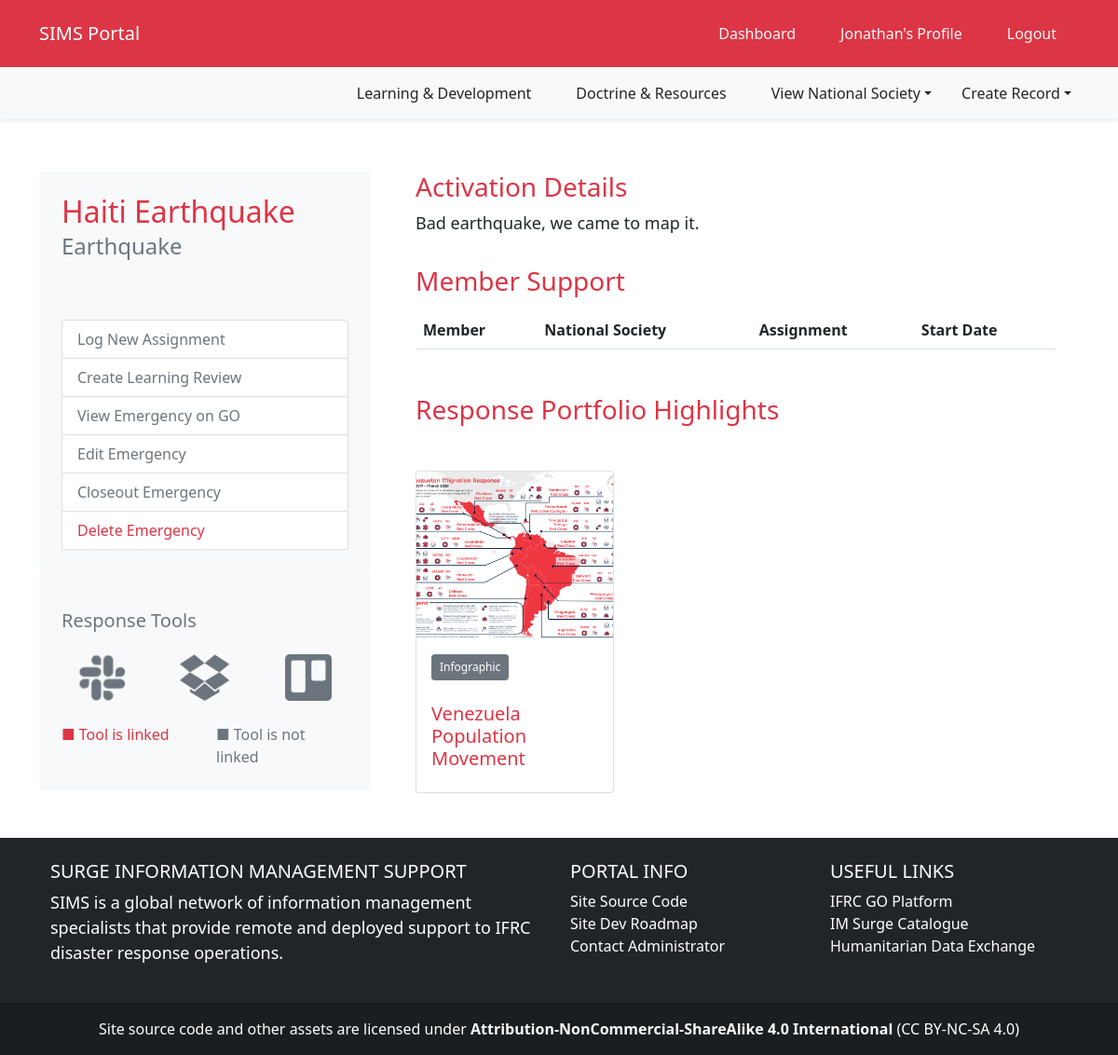
/emergency/3 (signed in), run on an earlier commit of the app's database.
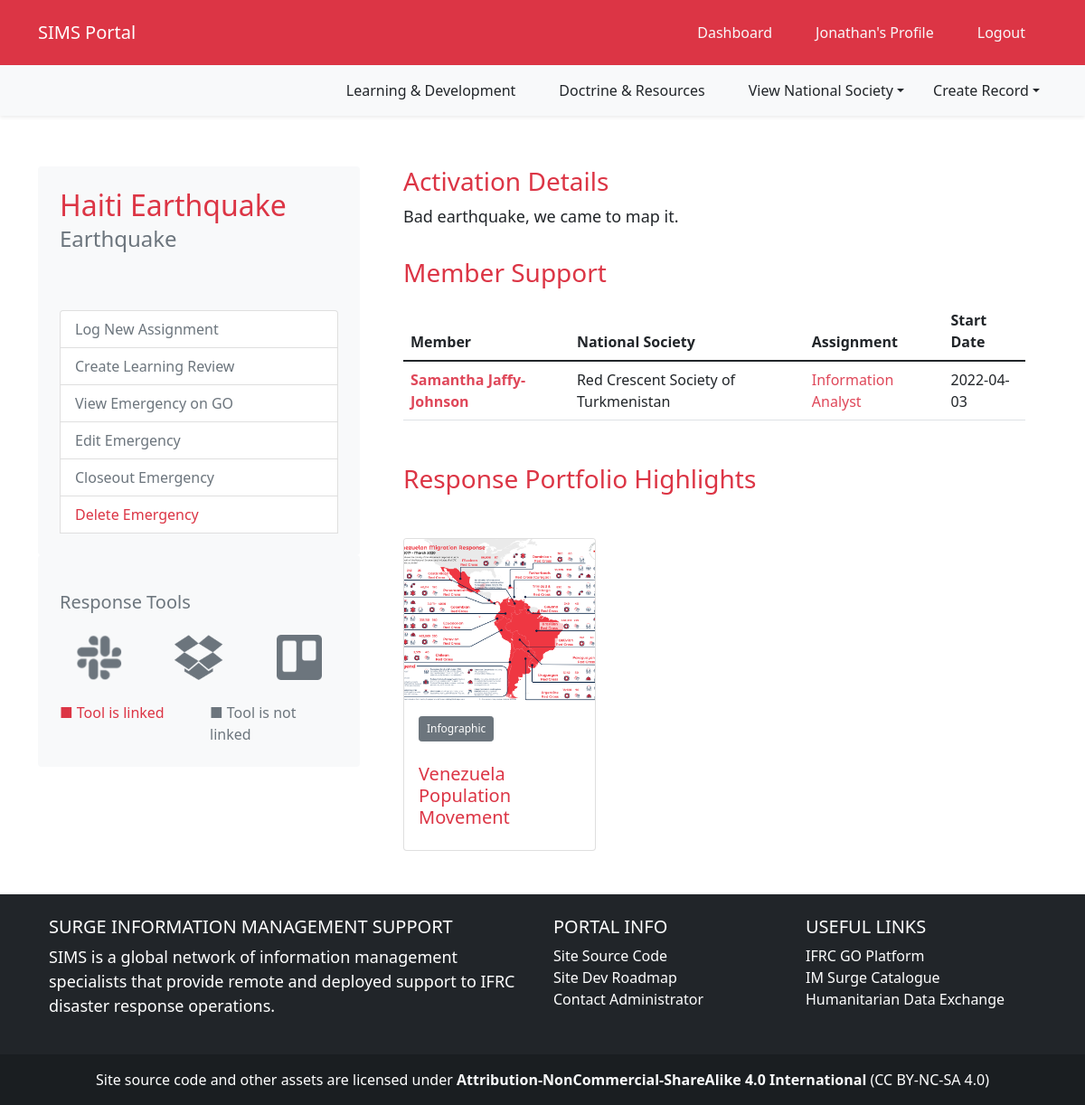
And on a later commit of the database.
### SIMS_Portal/models.py (models this page shows, shortened)
class Portfolio(db.Model):
	__tablename__ = 'portfolio'
	id = db.Column(db.Integer, primary_key=True)
	title = db.Column(db.String(200), nullable=False)
	type = db.Column(db.String(100), nullable=False)
	description = db.Column(db.Text)
	product_status = db.Column(db.String(100), default='Active')
	final_file_location = db.Column(db.String(100), nullable=False)
	asset_file_location = db.Column(db.String(100))
	external = db.Column(db.Boolean, default=False)
	assignment_id = db.Column(db.Integer, db.ForeignKey('assignment.id'))
	creator_id = db.Column(db.Integer, db.ForeignKey('user.id'), nullable=False)
	emergency_id = db.Column(db.Integer, db.ForeignKey('emergency.id'))
	created_at = db.Column(db.DateTime, server_default=func.now())
	updated_at = db.Column(db.DateTime, onupdate=func.now())

class Assignment(db.Model):
	__tablename__ = 'assignment'
	id = db.Column(db.Integer, primary_key=True)
	role = db.Column(db.String(100))
	start_date = db.Column(db.Date, nullable=False, default=datetime.utcnow)
	end_date = db.Column(db.Date, nullable=False)
	remote = db.Column(db.Boolean)
	assignment_details = db.Column(db.String(1000))
	assignment_status = db.Column(db.String(100), default='Active')
	products = db.relationship('Portfolio', backref='assignment', lazy=True)
	learning = db.relationship('Learning', backref='assignment', uselist=False)
	user_id = db.Column(db.Integer, db.ForeignKey('user.id'))
	emergency_id = db.Column(db.Integer, db.ForeignKey('emergency.id'), default=0)
	created_at = db.Column(db.DateTime, server_default=func.now())
	updated_at = db.Column(db.DateTime, onupdate=func.now())

class User(db.Model, UserMixin):
	__tablename__ = 'user'
	id = db.Column(db.Integer, primary_key=True)
	firstname = db.Column(db.String(40), nullable=False)
	lastname = db.Column(db.String(40), nullable=False)
	status = db.Column(db.String(20), default='Pending')
	birthday = db.Column(db.Date)
	email = db.Column(db.String(120), unique=True, nullable=False)
	password = db.Column(db.String(60), nullable=False)
	molnix_id = db.Column(db.Integer)
	job_title = db.Column(db.String(120))
	bio = db.Column(db.Text)
	is_admin = db.Column(db.Boolean, default=False)
	roles = db.Column(db.String(1000))
	languages = db.Column(db.String(1000))
	image_file = db.Column(db.String(20), nullable=False, default='default.png')
	twitter = db.Column(db.String(120))
	slack_id = db.Column(db.String(120))
	github = db.Column(db.String(120))
	messaging_number_country_code = db.Column(db.Integer)
	messaging_number = db.Column(db.Integer)
	ns_id = db.Column(db.Integer, db.ForeignKey('nationalsociety.ns_go_id'))
	assignments = db.relationship('Assignment', backref='assigned_member')
	products = db.relationship('Portfolio', backref='creator', lazy=True)
	skills = db.relationship('Skill', secondary='user_skill', backref='members_with_skill')
	languages = db.relationship('Language', secondary='user_language', backref='members_with_language')
	badges = db.relationship('Badge', secondary='user_badge', backref='members_with_badge')
	created_at = db.Column(db.DateTime, server_default=func.now())
	updated_at = db.Column(db.DateTime, onupdate=func.now())

class NationalSociety(db.Model):
	__tablename__ = 'nationalsociety'
	id = db.Column(db.Integer, primary_key=True)
	ns_name = db.Column(db.String(120), nullable=False)
	country_name = db.Column(db.String(120), nullable=False)
	ns_go_id = db.Column(db.Integer)
	users = db.relationship('User', backref='national_society', lazy=True)
	created_at = db.Column(db.DateTime, server_default=func.now())
	updated_at = db.Column(db.DateTime, onupdate=func.now())

### SIMS_Portal/emergencies/routes.py (the view)
@emergencies.route('/emergency/<int:id>', methods=['GET', 'POST'])
@login_required
def view_emergency(id):
	emergency_info = db.session.query(Emergency).filter(Emergency.id == id).first()
	deployments = db.engine.execute("SELECT * FROM assignment JOIN emergency ON emergency.id = assignment.emergency_id JOIN user ON user.id = assignment.user_id JOIN nationalsociety ON nationalsociety.ns_go_id = user.ns_id WHERE emergency.id = :id", {'id': id}).all()
	emergency_type = db.engine.execute("SELECT * FROM emergency JOIN emergencytype ON emergencytype.emergency_type_go_id = emergency.emergency_type_id WHERE emergency.id = :id", {'id': id})
	emergency_portfolio = db.engine.execute("SELECT * FROM portfolio JOIN emergency ON emergency.id = portfolio.emergency_id WHERE emergency.id = :id", {'id': id}).all()
	emergency_type_name = [row.emergency_type_name for row in emergency_type]
	return render_template('emergency.html', title='Emergency View', emergency_info=emergency_info, emergency_type=emergency_type, emergency_type_name=emergency_type_name[0], deployments=deployments, emergency_portfolio=emergency_portfolio)

### SIMS_Portal/models.py (called while the page is built)
@login_manager.user_loader
def load_user(user_id):
	return User.query.get(int(user_id))

### SIMS_Portal/templates/emergency.html (shortened to what the changed rows need)
{% extends "layout.html" %}
{% block content %}
<div class="container">
	<div class="row my-5">
		<div class="col col-md-4">
			<div class="card border-0 p-4 bg-light">
				<h2 class="text-danger mb-1">{{ emergency_info.emergency_name}}</h2>
			</div>
		</div>
		<div class="col mx-4">
			<div class='mb-5'>
				{% if deployment_history_count == 0 %}
					No deployments yet.
				{% else %}
				<table class="table">
				  <thead class="">
					<tr>
					  <th>Member</th>
					  <th>National Society</th>
					  <th>Assignment</th>
					  <th>Start Date</th>
					</tr>
				  </thead>
				  <tbody>
					  {% for deployment in deployments %}
					  <tr>
						<td class="fw-bold"><a href="/profile/view/{{deployment.user_id}}" class="link-danger">{{deployment.firstname}} {{deployment.lastname}}</a></td>
						<td>{{deployment.ns_name}}</td>
						<td><a href='/assignment/{{deployment[0]}}'>{{deployment.role}}</a></td>
						<td>{{deployment.start_date}}</td>
					  </tr>
					  {% endfor %}
				  </tbody>
				</table>
				{% endif %}
			</div>
			<div class="row row-cols-3 row-cols-md-3 g-4 mt-4">
			{% for product in emergency_portfolio %}
				<div class="col d-flex align-items-stretch">
					<a href="/portfolio/view/{{product[0]}}">
					<div class="card" id='portfolio-card' style="width: 18rem;">
					  <img src="/static/assets/portfolio/{{product.final_file_location}}" class="card-img-top" alt="...">
					  <div class="card-body d-flex flex-column">
					  	<div class='pb-4'><button type="button" class="btn btn-secondary btn-sm">{{product.type}}</button></div>
						<h5 class="card-title mt-auto text-danger">{{product.title}}</h5>
						</a>
					  </div>
					</div>
				</div>
			{% endfor %}
			</div>
		</div>
{% endblock content %}

What changed in the data, as far as the page shows it:
added Assignment: firstname "Samantha", lastname "Jaffy-Johnson", ns_name "Red Crescent Society of Turkmenistan", role "Information Analyst", start_date "2022-04-03"
